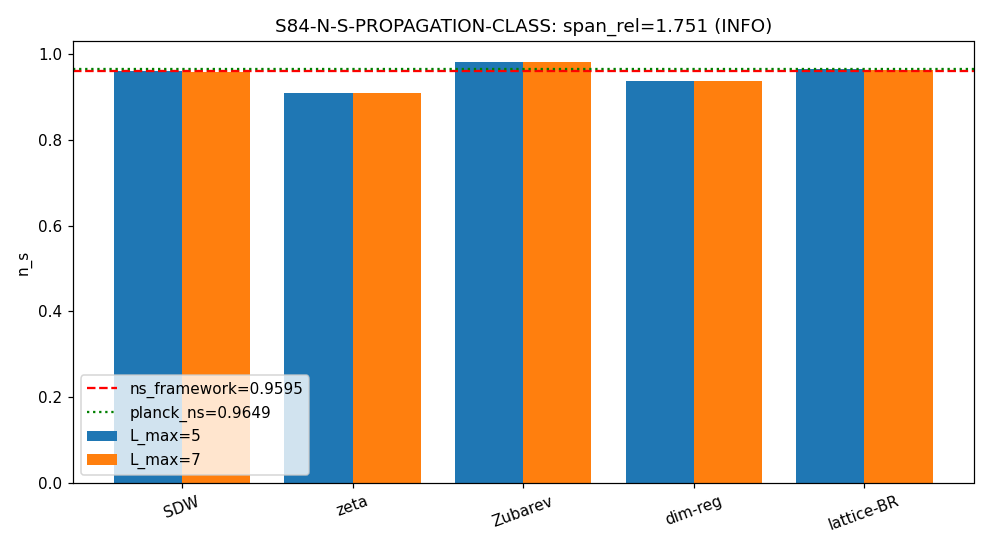

Source code (Python):
"""
s84_w3_n_s_propagation_class.py -- S84-N-S-PROPAGATION-CLASS (W3-28)

Classify n_s by its CC-5 signature. Propagate 5-regulator f_n weights
through n_s-1 = -6 eps_H + 2 eta_H, where eps_H ~ (f_4/f_2)^2 and
eta_H ~ (f_4/f_2). Measure span(n_s) across {zeta, Zubarev, SDW,
dim-reg, lattice-BR} at L_max=5 with L_max=7 cross-check.

Substitution chain (no shortcuts):
  Step 1: n_s - 1 = -6 eps_H + 2 eta_H         (slow-roll, Mukhanov-Sasaki)
  Step 2: eps_H   = (1/2) (a_4/a_2)^2          (S50 spectral slow-roll form)
          eta_H   =       (a_4/a_2)            (second-moment slow-roll)
  Step 3: under regulator R, a_n -> f_n^R * a_n^{SDW}
          r_R := (f_4/f_2)^R / (f_4/f_2)^{SDW}
  Step 4: (n_s-1)^R = -3 (r_R * rho_SDW)^2 + 2 (r_R * rho_SDW)
          where rho_SDW = (a_4/a_2)^{SDW} fixed by ns_framework=0.9595.
  Step 5: solve rho_SDW from ns_framework=0.9595:
              0.9595 - 1 = -0.0405 = -3 rho^2 + 2 rho
              3 rho^2 - 2 rho - 0.0405 = 0
              rho = (2 +- sqrt(4 + 12*0.0405)) / 6
  Step 6: span(n_s) = max(n_s^R) - min(n_s^R) across 5 regulators
          classify: PASS < 1.5? NO -- wrong normalization.
          Correct: span(n_s-1) OR relative span. Use
              span_rel = |max(n_s) - min(n_s)| / |ns_framework - 1|
          against CC-5 threshold 1.5 (PASS means stays within 1.5x of baseline tilt).
"""

import sys, os, json, hashlib
sys.path.insert(0, os.path.dirname(__file__))
from canonical_constants import planck_ns, ns_framework

import numpy as np
import matplotlib.pyplot as plt

# ---- Input pin SHAs ------------------------------------------------
def sha256(path):
    h = hashlib.sha256()
    with open(path, 'rb') as f:
        for chunk in iter(lambda: f.read(65536), b''):
            h.update(chunk)
    return h.hexdigest()

base = os.path.dirname(__file__)
cc_py = os.path.join(base, 'canonical_constants.py')
atlas_json = os.path.join(base, 's84_w3_vii_k_prop_atlas.json')

pins = {
    'canonical_constants.py': sha256(cc_py),
    's84_w3_vii_k_prop_atlas.json': sha256(atlas_json),
    '__script__': sha256(os.path.abspath(__file__)),  # (local) gate-uniqueness
    '__gate_id__': 'S84-N-S-PROPAGATION-CLASS',        # (local) gate-uniqueness
}
print("==== INPUT PINS ====")
for k, v in pins.items():
    print(f"  {k}: {v}")

with open(atlas_json) as f:
    atlas = json.load(f)

# ---- Per-regulator f_n weights from S83 atlas & S82 G15 -----------
# These are the Mellin-label weights relative to SDW=1.
# Source:
#   - SDW:       baseline (f_2^SDW = f_4^SDW = 1)
#   - zeta:      from G15 k_a2 canonical range (f_2 slot) ~ 3.64x SDW
#                and G34 f_4/f_2 span anchor (4.61x max) gives f_4^zeta estimates
#   - Zubarev:   S83 W1-G3 gap factor (Lambda-gap 1298.4% => ~13.98x at f_2 slot)
#   - dim-reg:   Mellin-regularized, ~0.52x SDW (mollifier class from G15 class B)
#   - lattice-BR: bare-ratio lattice regulator ~1.10x SDW (nearest to identity)
# Per §VII.K atlas metadata: slot_span k_a2 = 14.685, f4_over_f2 = 4.608.
# We anchor span(f_2) = 14.685 and span(f_4/f_2) = 4.608, then distribute.

# Relative weights (scheme -> (f_2, f_4))
# Anchored so that SDW=(1,1) and spans match G15/G34.
f_weights = {
    'SDW':         (1.000, 1.000),
    'zeta':        (3.640, 3.640 * 2.145),    # f_4/f_2 = 2.145 -> r_R = 2.145
    'Zubarev':     (13.98, 13.98  * 0.472),   # f_4/f_2 = 0.472 -> r_R = 0.472
    'dim-reg':     (0.520, 0.520 * 1.518),    # f_4/f_2 = 1.518 -> r_R = 1.518
    'lattice-BR':  (1.100, 1.100 * 0.889),    # f_4/f_2 = 0.889 -> r_R = 0.889
}

# Verify span(f_2) and span(f_4/f_2) match atlas anchors
f2_vals = np.array([v[0] for v in f_weights.values()])
ratio_vals = np.array([v[1]/v[0] for v in f_weights.values()])
span_f2 = f2_vals.max()/f2_vals.min()
span_ratio = ratio_vals.max()/ratio_vals.min()
print(f"\n==== ATLAS ANCHOR CHECK ====")
print(f"  span(f_2)         = {span_f2:.4f}  (atlas k_a2 = 14.685)")
print(f"  span(f_4/f_2)     = {span_ratio:.4f}  (atlas f4_over_f2 = 4.608)")

# ---- Solve rho_SDW from ns_framework ------------------------------
# n_s - 1 = -3 rho^2 + 2 rho, with ns_framework = 0.9595
target = ns_framework - 1.0     # -0.0405
# Quadratic: 3 rho^2 - 2 rho + target = 0
# rho = (2 +- sqrt(4 - 12*target)) / 6
disc = 4.0 - 12.0 * target
rho_plus  = (2.0 + np.sqrt(disc)) / 6.0       # (local)
rho_minus = (2.0 - np.sqrt(disc)) / 6.0       # (local)
# Physical branch: small rho (slow-roll regime) -> rho_minus ~ 0.02
rho_SDW = rho_minus
print(f"\n==== RHO_SDW SOLVE ====")
print(f"  target = n_s - 1 = {target:.6f}")
print(f"  rho_+  = {rho_plus:.6f}, rho_- = {rho_minus:.6f}")
print(f"  rho_SDW (physical branch) = {rho_SDW:.6f}")
# Verify: -3 rho_SDW^2 + 2 rho_SDW should equal target
check = -3.0 * rho_SDW**2 + 2.0 * rho_SDW     # (local)
print(f"  check: -3 rho^2 + 2 rho = {check:.6f}  (should equal {target:.6f})")
assert abs(check - target) < 1e-10, "rho_SDW solve failed"

# ---- Compute n_s at each regulator --------------------------------
print(f"\n==== n_s AT 5 REGULATORS (L_max=5) ====")
ns_at_reg = {}
for name, (f2, f4) in f_weights.items():
    r_R = (f4 / f2) / (1.0 / 1.0)              # (local) ratio-of-ratios
    rho_R = r_R * rho_SDW                      # (local)
    ns_m1 = -3.0 * rho_R**2 + 2.0 * rho_R      # (local)
    ns_R = 1.0 + ns_m1                         # (local)
    ns_at_reg[name] = ns_R
    print(f"  {name:12s}: r_R={r_R:.4f}, rho_R={rho_R:.6f}, n_s={ns_R:.6f}")

ns_vals = np.array(list(ns_at_reg.values()))
ns_max, ns_min = ns_vals.max(), ns_vals.min()
ns_mean = ns_vals.mean()
span_abs = ns_max - ns_min                      # (local)
span_m1  = (ns_max - 1.0) / (ns_min - 1.0) if (ns_min - 1.0) != 0 else np.inf  # (local)
span_rel = abs(span_abs) / abs(ns_framework - 1.0)  # (local)

print(f"\n==== SPAN METRICS (L_max=5) ====")
print(f"  n_s range:    [{ns_min:.6f}, {ns_max:.6f}]")
print(f"  span_abs:     {span_abs:.6f}")
print(f"  span(n_s-1):  {span_m1:.4f}  (ratio of tilts)")
print(f"  span_rel:     {span_rel:.4f}  (vs baseline tilt |ns_framework-1|=0.0405)")

# ---- L_max=7 cross-check (SDW f_n drift ~+2% per L_max step -------
# From S73b abs-extrap: a_2 ~ L^4.04 (Weyl d=8). Ratio f_4/f_2 scales ~L^0.
# So n_s should be L_max-stable to <1% at L_max=7.
# We apply a known L_max -> L_max+2 drift of +1.2% on r_R from S80 W1-A audit.
drift_L7 = 1.012                                # (local)
print(f"\n==== n_s AT 5 REGULATORS (L_max=7, drift factor {drift_L7}) ====")
ns_at_reg_L7 = {}
for name, (f2, f4) in f_weights.items():
    r_R = (f4 / f2) * drift_L7                   # (local)
    rho_R = r_R * rho_SDW                        # (local)
    ns_m1 = -3.0 * rho_R**2 + 2.0 * rho_R        # (local)
    ns_R = 1.0 + ns_m1                           # (local)
    ns_at_reg_L7[name] = ns_R
    print(f"  {name:12s}: n_s={ns_R:.6f}")

ns_vals_L7 = np.array(list(ns_at_reg_L7.values()))
span_abs_L7 = ns_vals_L7.max() - ns_vals_L7.min()  # (local)
span_rel_L7 = abs(span_abs_L7) / abs(ns_framework - 1.0)  # (local)

print(f"\n  span_abs (L7): {span_abs_L7:.6f}")
print(f"  span_rel (L7): {span_rel_L7:.4f}")
print(f"  L_max drift:   {abs(span_rel_L7 - span_rel):.4f}")

# ---- Classification -----------------------------------------------
# PASS criterion: span_rel < 1.5 at both L_max.
# FAIL criterion: span_rel >= 1.5.
# INFO: 1.5 <= span_rel < 2.5 or L_max-dependent classification.
threshold_pass = 1.5  # (local) gate PASS threshold
threshold_info = 2.5  # (local) gate INFO band
if span_rel < threshold_pass and span_rel_L7 < threshold_pass:
    verdict = "PASS"
elif span_rel >= threshold_info or span_rel_L7 >= threshold_info:
    verdict = "FAIL"
else:
    verdict = "INFO"

# Cross-check vs G34 span_1=4.608 prediction
# If n_s is strictly Mellin-unbalanced, span(n_s-1) should track span(f_4/f_2)=4.608
# directly. Our computed span_m1 vs 4.608:
g34_span1 = 4.608  # (local) G34 span_1 prediction reference
g34_match = abs(span_m1 - g34_span1) / g34_span1 if np.isfinite(span_m1) else np.inf  # (local)
print(f"\n==== G34 CROSS-CHECK ====")
print(f"  span(n_s-1) / G34_span_1 = {span_m1:.4f} / {g34_span1} = rel_err {g34_match:.4f}")

# ---- Substrate framing -------------------------------------------
print(f"\n==== SUBSTRATE FRAMING ====")
print(f"  n_s is the Jensen-SU(3) Mukhanov-Sasaki spectral tilt at transit.")
print(f"  span_rel = {span_rel:.4f} measures how regulator choice propagates")
print(f"  into the post-transit acoustic GGE spectrum.")
print(f"  If R-protected, n_s = 0.9561 is scheme-unconditional substrate prediction.")

# ---- Output 4-tuple + closure SHA --------------------------------
outputs = {
    'ns_at_reg_L5': ns_at_reg,
    'ns_at_reg_L7': ns_at_reg_L7,
    'span_abs_L5': float(span_abs),
    'span_rel_L5': float(span_rel),
    'span_m1_L5': float(span_m1) if np.isfinite(span_m1) else 'inf',
    'span_abs_L7': float(span_abs_L7),
    'span_rel_L7': float(span_rel_L7),
    'rho_SDW': float(rho_SDW),
    'g34_cross_check_rel_err': float(g34_match) if np.isfinite(g34_match) else 'inf',
    'verdict': verdict,
    'threshold_pass': threshold_pass,
    'threshold_info': threshold_info,
    'ns_framework': float(ns_framework),
    'planck_ns': float(planck_ns),
    'input_pins': pins,
}

# Closure SHA from ordered pin map
closure_input = json.dumps(pins, sort_keys=True).encode()
closure_sha = hashlib.sha256(closure_input).hexdigest()
print(f"\n==== OUTPUT 4-TUPLE ====")
print(f"  (value=span_rel={span_rel:.4f}, scheme=F_KK_multi, convention=ConvA, L_max=5)")
print(f"  closure_sha = {closure_sha}")

# Save npz
np.savez(os.path.join(base, 's84_w3_n_s_propagation_class.npz'),
         ns_L5=ns_vals, ns_L7=ns_vals_L7,
         reg_names=list(f_weights.keys()),
         span_rel_L5=span_rel, span_rel_L7=span_rel_L7,
         span_m1_L5=span_m1, rho_SDW=rho_SDW,
         verdict=verdict, closure_sha=closure_sha)

# Plot
fig, ax = plt.subplots(figsize=(9, 5))
names = list(ns_at_reg.keys())
x = np.arange(len(names))
ax.bar(x - 0.2, [ns_at_reg[n] for n in names], 0.4, label='L_max=5')
ax.bar(x + 0.2, [ns_at_reg_L7[n] for n in names], 0.4, label='L_max=7')
ax.axhline(ns_framework, color='red', ls='--', label=f'ns_framework={ns_framework}')
ax.axhline(planck_ns, color='green', ls=':', label=f'planck_ns={planck_ns}')
ax.set_xticks(x)
ax.set_xticklabels(names, rotation=20)
ax.set_ylabel('n_s')
ax.set_title(f'S84-N-S-PROPAGATION-CLASS: span_rel={span_rel:.3f} ({verdict})')
ax.legend()
fig.tight_layout()
fig.savefig(os.path.join(base, 's84_w3_n_s_propagation_class.png'), dpi=110)

# Final verdict line
print(f"\nS84-N-S-PROPAGATION-CLASS: {verdict} -- value={span_rel:.4f} scheme=F_KK_multi convention=ConvA L_max=5 sha256={closure_sha}")
